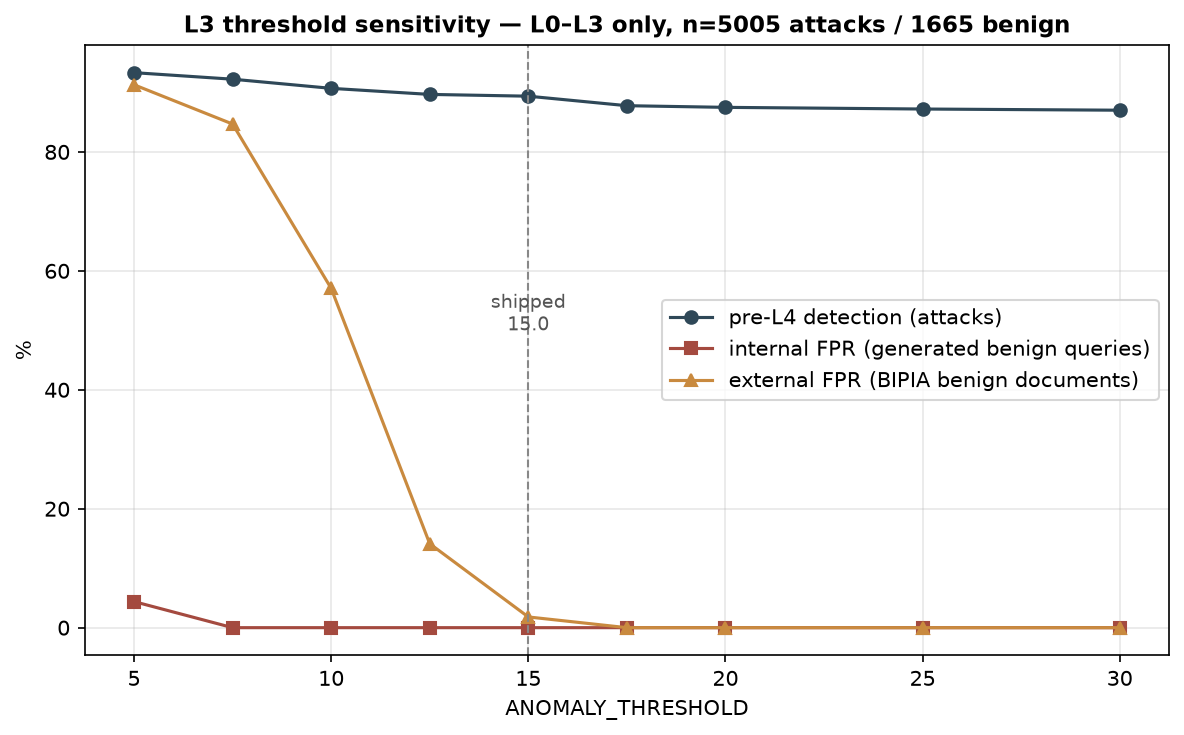

Generate this figure with Python:
#!/usr/bin/env python3
"""
l3_threshold_sensitivity.py
-----------------------------
Sensitivity analysis for ANOMALY_THRESHOLD (L3), the direct counterpart to
threshold_sensitivity_analysis.py's sweep of SEMANTIC_THRESHOLD (L4).

WHY this exists (Reviewer concern: "threshold choices insufficiently
justified, no sensitivity analysis"): settings.ANOMALY_THRESHOLD = 15.0 is
the scale anchor for three separate decisions --

    L0 risk class : score > 15.0*1.8 = 27.0 -> HIGH
                    score > 15.0*1.0 = 15.0 -> MEDIUM
    L3 block bar  : score > 2.0 * (15.0 * 0.7 if L0 said HIGH else 15.0)
                    i.e. 21.0 for HIGH-risk queries, 30.0 otherwise

-- and unlike SEMANTIC_THRESHOLD it has never been swept. This script
produces that sweep.

It needs NO language model and NO retrieval index: L0-L3 inspect the input
only, so the entire attack/benign decision for those layers is reproducible
from the generators alone. That is what makes this analysis cheap enough to
run for every candidate value rather than argued from a single point.

Both sides are swept together -- attacks (detection) and benign queries
(false positives) -- so the trade-off at each candidate is visible in one
table instead of being tuned against one side.

Usage:
    conda activate RAG
    python3 l3_threshold_sensitivity.py                 # seed 42, 1001+333
    python3 l3_threshold_sensitivity.py --seeds 42 137 271 413 509
"""

import argparse
import json
import random
from pathlib import Path

import matplotlib
matplotlib.use("Agg")
import matplotlib.pyplot as plt

from src.defenses.sanitization.sanitize import sanitize_input, get_sanitization_report
from src.defenses.rules.rule_filter import rule_based_detector_detailed, quick_high_risk_scan
from src.defenses.anomaly.anomaly_detector import compute_anomaly_score
from src.attacks.generator import RealisticAttackGenerator

SCRIPT_DIR = Path(__file__).parent


def decide(query, thr):
    """Replays pipeline.run()'s L0-L3 sequence with ANOMALY_THRESHOLD = thr.

    Mirrors pipeline.py exactly: L0 via quick_high_risk_scan then the
    1.8x/1.0x score bands; L1 via the sanitization report; L2 via
    rule_based_detector_detailed on the SANITIZED text; L3 via the anomaly
    score on the ORIGINAL text against 2.0 * (0.7*thr if HIGH else thr).
    Returns the layer that fired, or None if nothing did."""
    if quick_high_risk_scan(query):
        risk = "HIGH"
    else:
        s = compute_anomaly_score(query)
        risk = "HIGH" if s > thr * 1.8 else "MEDIUM" if s > thr * 1.0 else "LOW"

    sq = sanitize_input(query)
    rep = get_sanitization_report(query, sq)
    if rep["had_template_inj"] or rep["had_injection"] or rep["had_base64"]:
        return "L1", risk
    if rule_based_detector_detailed(sq)[0]:
        return "L2", risk

    score = compute_anomaly_score(query)
    if score > 2.0 * (thr * (0.7 if risk == "HIGH" else 1.0)):
        return "L3", risk
    return None, risk


def main():
    ap = argparse.ArgumentParser(description=__doc__,
                                 formatter_class=argparse.RawDescriptionHelpFormatter)
    ap.add_argument("--seeds", type=int, nargs="+", default=[42])
    ap.add_argument("--attacks", type=int, default=1001)
    ap.add_argument("--benign", type=int, default=333)
    ap.add_argument("--thresholds", type=float, nargs="+",
                    default=[5.0, 7.5, 10.0, 12.5, 15.0, 17.5, 20.0, 25.0, 30.0])
    ap.add_argument("--external-fpr", default="fpr_set.json",
                    help="BIPIA benign set (fpr_set.json). This is the side "
                         "that matters: the internal benign generator produces "
                         "short user-written queries that barely reach L3, "
                         "whereas the BIPIA benign documents are long, dense "
                         "and are where L3's only observed false positives "
                         "actually occur. Pass '' to skip.")
    args = ap.parse_args()

    print(f"Generating {args.attacks} attacks + {args.benign} benign per seed "
          f"{args.seeds} (no model needed -- L0-L3 inspect input only)\n")
    atk, ben = [], []
    for sd in args.seeds:
        random.seed(sd)
        g = RealisticAttackGenerator()
        atk += [a["payload"] for a in g.generate_batch(args.attacks, benign_ratio=0.0)
                if a.get("is_attack", True)][:args.attacks]
        random.seed(sd)
        ben += RealisticAttackGenerator().generate_benign_batch(args.benign)
    print(f"  {len(atk)} attacks, {len(ben)} benign\n")

    ext = []
    if args.external_fpr and Path(args.external_fpr).exists():
        ext = [x["combined_query"] for x in json.load(open(args.external_fpr, encoding="utf-8"))]
        print(f"  {len(ext)} external BIPIA benign documents "
              f"({args.external_fpr}) -- every block on these is by "
              f"definition a false positive\n")
    else:
        print(f"  (no external benign set at {args.external_fpr!r} -- "
              f"external columns skipped)\n")

    rows = []
    for thr in args.thresholds:
        a_layers = [decide(q, thr)[0] for q in atk]
        b_layers = [decide(q, thr)[0] for q in ben]
        blocked = sum(1 for x in a_layers if x)
        l3 = sum(1 for x in a_layers if x == "L3")
        fp = sum(1 for x in b_layers if x)
        fp_l3 = sum(1 for x in b_layers if x == "L3")
        e_layers = [decide(q, thr)[0] for q in ext] if ext else []
        e_fp = sum(1 for x in e_layers if x)
        e_fp_l3 = sum(1 for x in e_layers if x == "L3")
        rows.append(dict(threshold=thr, detection=100*blocked/len(atk),
                         l3_blocks=l3, fpr=100*fp/len(ben), fp_l3=fp_l3,
                         blocked=blocked, fp=fp,
                         ext_fpr=(100*e_fp/len(ext) if ext else None),
                         ext_fp=e_fp if ext else None,
                         ext_fp_l3=e_fp_l3 if ext else None))

    hdr = (f"{'ANOMALY':>9} {'pre-L4 det':>11} {'L3 blocks':>10} "
           f"{'internal FPR':>13} {'external FPR':>13} {'ext L3 FPs':>11}")
    print(hdr); print("-" * len(hdr))
    for r in rows:
        star = "  <-- shipped" if r["threshold"] == 15.0 else ""
        e = f"{r['ext_fpr']:>12.2f}%" if r['ext_fpr'] is not None else f"{'--':>13}"
        el = f"{r['ext_fp_l3']:>11d}" if r['ext_fp_l3'] is not None else f"{'--':>11}"
        print(f"{r['threshold']:>9.1f} {r['detection']:>10.2f}% {r['l3_blocks']:>10d} "
              f"{r['fpr']:>12.2f}% {e} {el}{star}")

    out = SCRIPT_DIR / "l3_threshold_sensitivity.json"
    json.dump({"seeds": args.seeds, "n_attacks": len(atk), "n_benign": len(ben),
               "rows": rows}, open(out, "w"), indent=2)
    print(f"\nSaved -> {out}")

    fig, ax = plt.subplots(figsize=(8, 5))
    t = [r["threshold"] for r in rows]
    ax.plot(t, [r["detection"] for r in rows], "o-", color="#2f4858",
            label="pre-L4 detection (attacks)")
    ax.plot(t, [r["fpr"] for r in rows], "s-", color="#a44a3f",
            label="internal FPR (generated benign queries)")
    if rows[0]["ext_fpr"] is not None:
        ax.plot(t, [r["ext_fpr"] for r in rows], "^-", color="#c98a3f",
                label="external FPR (BIPIA benign documents)")
    ax.axvline(15.0, ls="--", color="#888", lw=1)
    ax.annotate("shipped\n15.0", xy=(15.0, 50), ha="center", fontsize=9, color="#555")
    ax.set_xlabel("ANOMALY_THRESHOLD"); ax.set_ylabel("%")
    ax.set_title(f"L3 threshold sensitivity — L0–L3 only, "
                 f"n={len(atk)} attacks / {len(ben)} benign", fontweight="bold", fontsize=11)
    ax.legend(); ax.grid(alpha=0.3)
    plt.tight_layout()
    png = SCRIPT_DIR / "l3_threshold_sensitivity.png"
    fig.savefig(png, dpi=150, bbox_inches="tight")
    print(f"Chart -> {png}")


if __name__ == "__main__":
    main()
